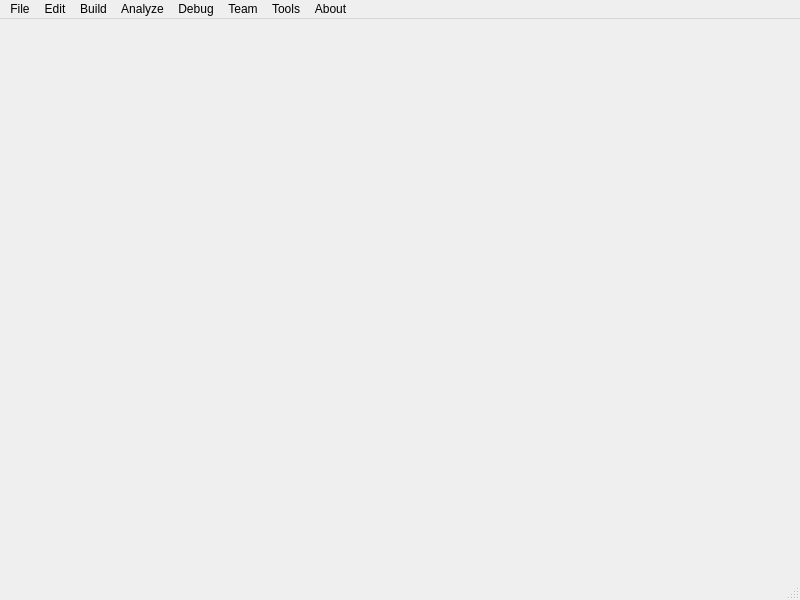
<?xml version="1.0" encoding="UTF-8"?>
<ui version="4.0">
 <class>MainWindow</class>
 <widget class="QMainWindow" name="MainWindow">
  <property name="geometry">
   <rect>
    <x>0</x>
    <y>0</y>
    <width>800</width>
    <height>600</height>
   </rect>
  </property>
  <property name="windowTitle">
   <string>MainWindow</string>
  </property>
  <widget class="QWidget" name="centralwidget"/>
  <widget class="QMenuBar" name="menubar">
   <property name="geometry">
    <rect>
     <x>0</x>
     <y>0</y>
     <width>800</width>
     <height>25</height>
    </rect>
   </property>
   <widget class="QMenu" name="menuFile">
    <property name="title">
     <string>File</string>
    </property>
    <widget class="QMenu" name="menuPreferences">
     <property name="title">
      <string>Preferences</string>
     </property>
     <addaction name="actionSettings"/>
     <addaction name="actionCompilers"/>
    </widget>
    <addaction name="actionNewProject"/>
    <addaction name="actionNewFile"/>
    <addaction name="actionEdit"/>
    <addaction name="menuPreferences"/>
    <addaction name="actionSave"/>
    <addaction name="actionSaveAs"/>
    <addaction name="actionSaveAll"/>
    <addaction name="actionClose"/>
    <addaction name="actionCloseAll"/>
    <addaction name="actionExit"/>
   </widget>
   <widget class="QMenu" name="menuEdit">
    <property name="title">
     <string>Edit</string>
    </property>
    <addaction name="actionUndo"/>
    <addaction name="actionRedo"/>
    <addaction name="actionCut"/>
    <addaction name="actionPaste"/>
    <addaction name="actionSelect"/>
    <addaction name="actionSelectAll"/>
    <addaction name="actionFind"/>
    <addaction name="actionFindReplace"/>
    <addaction name="actionSearch"/>
   </widget>
   <widget class="QMenu" name="menuBuild">
    <property name="title">
     <string>Build</string>
    </property>
    <addaction name="actionBuild"/>
    <addaction name="actionBuildAll"/>
    <addaction name="actionClean"/>
    <addaction name="actionCleanAll"/>
    <addaction name="actionRun"/>
    <addaction name="actionRunWithoutDeployment"/>
   </widget>
   <widget class="QMenu" name="menuAnalyze">
    <property name="title">
     <string>Analyze</string>
    </property>
    <addaction name="actionCLang"/>
    <addaction name="actionGDB_2"/>
   </widget>
   <widget class="QMenu" name="menuDebug">
    <property name="title">
     <string>Debug</string>
    </property>
    <widget class="QMenu" name="menuDebug_2">
     <property name="title">
      <string>Debug</string>
     </property>
     <addaction name="actionDeploy"/>
     <addaction name="actionDepoyWithoutDebugging"/>
    </widget>
    <addaction name="menuDebug_2"/>
   </widget>
   <widget class="QMenu" name="menuAbout">
    <property name="title">
     <string>About</string>
    </property>
    <addaction name="actionUpdate"/>
    <addaction name="actionAbout"/>
   </widget>
   <widget class="QMenu" name="menuTools">
    <property name="title">
     <string>Tools</string>
    </property>
    <addaction name="actionCompilers_2"/>
    <addaction name="actionSdks"/>
    <addaction name="actionIncludes"/>
    <addaction name="actionPlugins"/>
    <addaction name="actionAddIns"/>
   </widget>
   <widget class="QMenu" name="menuTeam">
    <property name="title">
     <string>Team</string>
    </property>
    <addaction name="actionChat"/>
    <addaction name="actionCVS"/>
    <addaction name="actionGithub"/>
    <addaction name="actionSubversion"/>
    <addaction name="actionMercurial"/>
    <addaction name="actionBazaar"/>
   </widget>
   <addaction name="menuFile"/>
   <addaction name="menuEdit"/>
   <addaction name="menuBuild"/>
   <addaction name="menuAnalyze"/>
   <addaction name="menuDebug"/>
   <addaction name="menuTeam"/>
   <addaction name="menuTools"/>
   <addaction name="menuAbout"/>
  </widget>
  <widget class="QStatusBar" name="statusbar"/>
  <action name="actionNewProject">
   <property name="text">
    <string>New Project</string>
   </property>
  </action>
  <action name="actionNewFile">
   <property name="text">
    <string>New File</string>
   </property>
  </action>
  <action name="actionEdit">
   <property name="text">
    <string>Edit</string>
   </property>
  </action>
  <action name="actionSave">
   <property name="text">
    <string>Save</string>
   </property>
  </action>
  <action name="actionSaveAs">
   <property name="text">
    <string>Save As</string>
   </property>
  </action>
  <action name="actionSaveAll">
   <property name="text">
    <string>Save All</string>
   </property>
  </action>
  <action name="actionClose">
   <property name="text">
    <string>Close</string>
   </property>
  </action>
  <action name="actionCloseAll">
   <property name="text">
    <string>Close All</string>
   </property>
  </action>
  <action name="actionExit">
   <property name="text">
    <string>Exit</string>
   </property>
  </action>
  <action name="actionBuild">
   <property name="text">
    <string>Build</string>
   </property>
  </action>
  <action name="actionBuildAll">
   <property name="text">
    <string>Build All</string>
   </property>
  </action>
  <action name="actionClean">
   <property name="text">
    <string>Clean</string>
   </property>
  </action>
  <action name="actionCleanAll">
   <property name="text">
    <string>Clean All</string>
   </property>
  </action>
  <action name="actionCLang">
   <property name="text">
    <string>CLang</string>
   </property>
  </action>
  <action name="actionSettings">
   <property name="text">
    <string>Settings</string>
   </property>
  </action>
  <action name="actionCompilers">
   <property name="text">
    <string>Compilers</string>
   </property>
  </action>
  <action name="actionUpdate">
   <property name="text">
    <string>Update</string>
   </property>
  </action>
  <action name="actionAbout">
   <property name="text">
    <string>About</string>
   </property>
  </action>
  <action name="actionCVS">
   <property name="text">
    <string>CVS</string>
   </property>
  </action>
  <action name="actionChat">
   <property name="text">
    <string>Team Chat</string>
   </property>
  </action>
  <action name="actionGithub">
   <property name="text">
    <string>Github</string>
   </property>
  </action>
  <action name="actionSubversion">
   <property name="text">
    <string>Subversion</string>
   </property>
  </action>
  <action name="actionMercurial">
   <property name="text">
    <string>Mercurial</string>
   </property>
  </action>
  <action name="actionBazaar">
   <property name="text">
    <string>Bazaar</string>
   </property>
  </action>
  <action name="actionCompilers_2">
   <property name="text">
    <string>Compilers</string>
   </property>
  </action>
  <action name="actionSdks">
   <property name="text">
    <string>Sdks</string>
   </property>
  </action>
  <action name="actionIncludes">
   <property name="text">
    <string>Includes</string>
   </property>
  </action>
  <action name="actionPlugins">
   <property name="text">
    <string>Plugins</string>
   </property>
  </action>
  <action name="actionAddIns">
   <property name="text">
    <string>Add-Ins</string>
   </property>
  </action>
  <action name="actionUndo">
   <property name="text">
    <string>Undo</string>
   </property>
  </action>
  <action name="actionRedo">
   <property name="text">
    <string>Redo</string>
   </property>
  </action>
  <action name="actionCut">
   <property name="text">
    <string>Cut</string>
   </property>
  </action>
  <action name="actionPaste">
   <property name="text">
    <string>Paste</string>
   </property>
  </action>
  <action name="actionSelect">
   <property name="text">
    <string>Select</string>
   </property>
  </action>
  <action name="actionSelectAll">
   <property name="text">
    <string>Select All</string>
   </property>
  </action>
  <action name="actionFind">
   <property name="text">
    <string>Find </string>
   </property>
  </action>
  <action name="actionFindReplace">
   <property name="text">
    <string>Find &amp; Replace</string>
   </property>
  </action>
  <action name="actionSearch">
   <property name="text">
    <string>Search</string>
   </property>
  </action>
  <action name="actionGDB_2">
   <property name="text">
    <string>GDB</string>
   </property>
  </action>
  <action name="actionDeploy">
   <property name="text">
    <string>Deploy</string>
   </property>
  </action>
  <action name="actionDepoyWithoutDebugging">
   <property name="text">
    <string>Depoy without Debugging</string>
   </property>
  </action>
  <action name="actionRun">
   <property name="text">
    <string>Run</string>
   </property>
  </action>
  <action name="actionRunWithoutDeployment">
   <property name="text">
    <string>Run without Deployment</string>
   </property>
  </action>
 </widget>
 <resources/>
 <connections/>
</ui>
